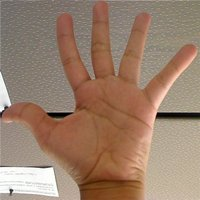
#> input picture Com_Vi/Week02/Histogram/code/data/base_0.jpg, 200 x 200 px
$ python 2.Comparison.py
#> lines starting #> are read from the running program, lines starting #| are printed output that depends on the picture; long printed decimals are rounded
import cv2
import matplotlib.pyplot as plt

# Load the images
img1 = cv2.imread('data/base_0.jpg',0)
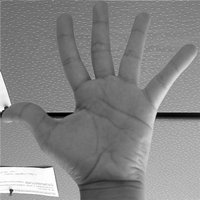
#> img1: shape (200, 200); min 0, max 255, mean 133.1
img2 = cv2.imread('data/test_1.jpg',0)#test_2.jpg
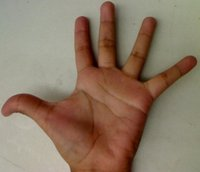
#> input picture Com_Vi/Week02/Histogram/code/data/test_1.jpg, 200 x 172 px
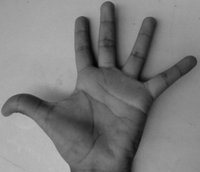
#> img2: shape (172, 200); min 0, max 193, mean 124.3

# [5 lines of commented-out code are left out]

hist_img1 = cv2.calcHist(img1, [0], None, [256], [0,256])
#> hist_img1 = 256 values, max 8 at index 130, min 0 at index 0, mean 0.781
cv2.normalize(hist_img1, hist_img1, alpha=0, beta=1, norm_type=cv2.NORM_MINMAX)
hist_img2 = cv2.calcHist(img2, [0], None, [256], [0,256])
#> hist_img2 = 256 values, max 24 at index 157, min 0 at index 0, mean 0.781
cv2.normalize(hist_img2, hist_img2, alpha=0, beta=1, norm_type=cv2.NORM_MINMAX)

# Find the metric value
metric_val1 = cv2.compareHist(hist_img1, hist_img2, cv2.HISTCMP_CORREL)
#> metric_val1 = 0.27
metric_val2 = cv2.compareHist(hist_img1, hist_img2, cv2.HISTCMP_CHISQR)
#> metric_val2 = 26.14
metric_val3 = cv2.compareHist(hist_img1, hist_img2, cv2.HISTCMP_INTERSECT)
#> metric_val3 = 4.04
metric_val4 = cv2.compareHist(hist_img1, hist_img2, cv2.HISTCMP_BHATTACHARYYA)
#> metric_val4 = 0.748
print("Correlation =", metric_val1)
#| Correlation = 0.2703
print("Chi Square =", metric_val2)
#| Chi Square = 26.144
print("Intersection =", metric_val3)
#| Intersection = 4.042
print("Bhattacharyya =", metric_val4)
#| Bhattacharyya = 0.7483

plt.subplot(221), plt.imshow(cv2.cvtColor(img1, cv2.COLOR_BGR2RGB)),
plt.title('Base_img')
plt.subplot(222), plt.imshow(cv2.cvtColor(img2, cv2.COLOR_BGR2RGB)),
plt.title('Tester_img')
plt.subplot(223), plt.hist(img1.ravel(),256,[0,256]),
plt.title('Base')
plt.subplot(224), plt.hist(img2.ravel(),256,[0,256]),
plt.title('Tester')
plt.show()
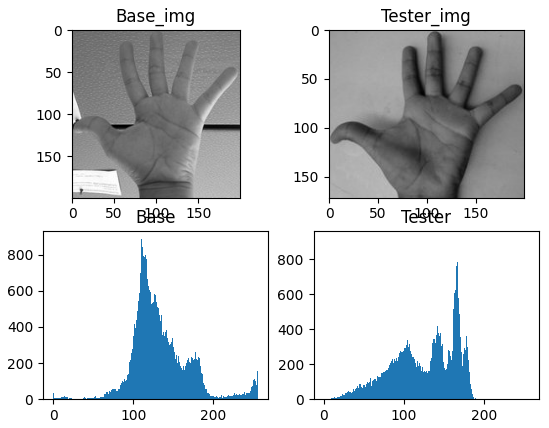
#> figure drawn by matplotlib, 4 panels; panel 3: tallest bar 885 high, from x = 110 to 111; panel 4: tallest bar 915 high, from x = 166 to 167
